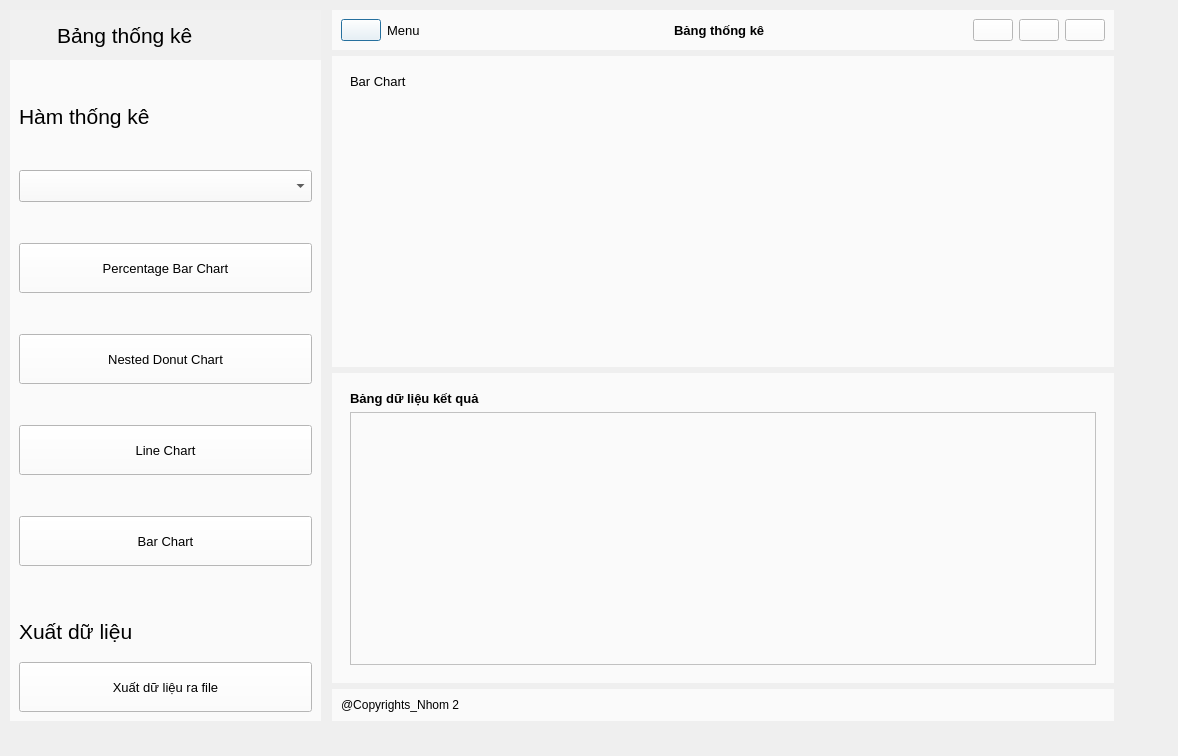
<?xml version="1.0" encoding="UTF-8"?>
<ui version="4.0">
 <class>Dialog</class>
 <widget class="QDialog" name="Dialog">
  <property name="geometry">
   <rect>
    <x>0</x>
    <y>0</y>
    <width>1178</width>
    <height>756</height>
   </rect>
  </property>
  <property name="windowTitle">
   <string>Dialog</string>
  </property>
  <widget class="QFrame" name="frame_2">
   <property name="geometry">
    <rect>
     <x>323</x>
     <y>10</y>
     <width>791</width>
     <height>711</height>
    </rect>
   </property>
   <property name="frameShape">
    <enum>QFrame::NoFrame</enum>
   </property>
   <layout class="QVBoxLayout" name="verticalLayout_6">
    <property name="topMargin">
     <number>0</number>
    </property>
    <property name="rightMargin">
     <number>0</number>
    </property>
    <property name="bottomMargin">
     <number>0</number>
    </property>
    <item>
     <widget class="QFrame" name="frame_7">
      <property name="sizePolicy">
       <sizepolicy hsizetype="Preferred" vsizetype="Fixed">
        <horstretch>0</horstretch>
        <verstretch>0</verstretch>
       </sizepolicy>
      </property>
      <property name="styleSheet">
       <string notr="true">background-color: rgb(250, 250, 250);</string>
      </property>
      <property name="frameShape">
       <enum>QFrame::NoFrame</enum>
      </property>
      <layout class="QHBoxLayout" name="horizontalLayout">
       <property name="spacing">
        <number>0</number>
       </property>
       <property name="leftMargin">
        <number>0</number>
       </property>
       <property name="topMargin">
        <number>0</number>
       </property>
       <property name="rightMargin">
        <number>0</number>
       </property>
       <property name="bottomMargin">
        <number>0</number>
       </property>
       <item>
        <widget class="QFrame" name="header_frame">
         <property name="frameShape">
          <enum>QFrame::NoFrame</enum>
         </property>
         <layout class="QHBoxLayout" name="horizontalLayout_3">
          <item>
           <widget class="QPushButton" name="pushButton">
            <property name="sizePolicy">
             <sizepolicy hsizetype="Maximum" vsizetype="Fixed">
              <horstretch>0</horstretch>
              <verstretch>0</verstretch>
             </sizepolicy>
            </property>
            <property name="styleSheet">
             <string notr="true">background-color: rgb(255, 255, 255);</string>
            </property>
            <property name="text">
             <string/>
            </property>
            <property name="icon">
             <iconset >
              <normaloff>menu.png</normaloff>menu.png</iconset>
            </property>
           </widget>
          </item>
          <item>
           <widget class="QLabel" name="label_3">
            <property name="font">
             <font>
              <family>Segoe UI</family>
              <pointsize>10</pointsize>
             </font>
            </property>
            <property name="text">
             <string>Menu</string>
            </property>
           </widget>
          </item>
          <item>
           <widget class="QLabel" name="label_4">
            <property name="font">
             <font>
              <family>Segoe UI</family>
              <pointsize>10</pointsize>
              <weight>75</weight>
              <bold>true</bold>
             </font>
            </property>
            <property name="text">
             <string>Bảng thống kê</string>
            </property>
           </widget>
          </item>
         </layout>
        </widget>
       </item>
       <item>
        <widget class="QFrame" name="header_nav">
         <property name="sizePolicy">
          <sizepolicy hsizetype="Fixed" vsizetype="Preferred">
           <horstretch>0</horstretch>
           <verstretch>0</verstretch>
          </sizepolicy>
         </property>
         <property name="frameShape">
          <enum>QFrame::NoFrame</enum>
         </property>
         <layout class="QHBoxLayout" name="horizontalLayout_4">
          <item>
           <widget class="QPushButton" name="pushButton_8">
            <property name="sizePolicy">
             <sizepolicy hsizetype="Maximum" vsizetype="Fixed">
              <horstretch>0</horstretch>
              <verstretch>0</verstretch>
             </sizepolicy>
            </property>
            <property name="styleSheet">
             <string notr="true">background-color: rgb(255, 255, 255);</string>
            </property>
            <property name="text">
             <string/>
            </property>
            <property name="icon">
             <iconset >
              <normaloff>minus-sign.png</normaloff>minus-sign.png</iconset>
            </property>
           </widget>
          </item>
          <item>
           <widget class="QPushButton" name="pushButton_2">
            <property name="sizePolicy">
             <sizepolicy hsizetype="Maximum" vsizetype="Fixed">
              <horstretch>0</horstretch>
              <verstretch>0</verstretch>
             </sizepolicy>
            </property>
            <property name="styleSheet">
             <string notr="true">background-color: rgb(255, 255, 255);</string>
            </property>
            <property name="text">
             <string/>
            </property>
            <property name="icon">
             <iconset >
              <normaloff>full-screen.png</normaloff>full-screen.png</iconset>
            </property>
           </widget>
          </item>
          <item>
           <widget class="QPushButton" name="pushButton_9">
            <property name="sizePolicy">
             <sizepolicy hsizetype="Maximum" vsizetype="Fixed">
              <horstretch>0</horstretch>
              <verstretch>0</verstretch>
             </sizepolicy>
            </property>
            <property name="styleSheet">
             <string notr="true">background-color: rgb(255, 255, 255);</string>
            </property>
            <property name="text">
             <string/>
            </property>
            <property name="icon">
             <iconset >
              <normaloff>close.png</normaloff>close.png</iconset>
            </property>
           </widget>
          </item>
         </layout>
        </widget>
       </item>
      </layout>
     </widget>
    </item>
    <item>
     <widget class="QFrame" name="frame_8">
      <property name="frameShape">
       <enum>QFrame::NoFrame</enum>
      </property>
      <layout class="QVBoxLayout" name="verticalLayout_9">
       <property name="spacing">
        <number>0</number>
       </property>
       <property name="leftMargin">
        <number>0</number>
       </property>
       <property name="topMargin">
        <number>0</number>
       </property>
       <property name="rightMargin">
        <number>0</number>
       </property>
       <property name="bottomMargin">
        <number>0</number>
       </property>
       <item>
        <widget class="QStackedWidget" name="stackedWidget">
         <property name="styleSheet">
          <string notr="true">background-color: rgb(250, 250, 250);</string>
         </property>
         <property name="currentIndex">
          <number>3</number>
         </property>
         <widget class="QWidget" name="PercentageChart">
          <layout class="QVBoxLayout" name="verticalLayout_12">
           <item>
            <widget class="QFrame" name="frame_16">
             <property name="frameShape">
              <enum>QFrame::NoFrame</enum>
             </property>
             <layout class="QVBoxLayout" name="verticalLayout_11">
              <item>
               <widget class="QLabel" name="label_6">
                <property name="text">
                 <string>Percentage Bar Chart</string>
                </property>
               </widget>
              </item>
             </layout>
            </widget>
           </item>
           <item>
            <widget class="QFrame" name="frame_17">
             <property name="sizePolicy">
              <sizepolicy hsizetype="Preferred" vsizetype="Expanding">
               <horstretch>0</horstretch>
               <verstretch>0</verstretch>
              </sizepolicy>
             </property>
             <property name="frameShape">
              <enum>QFrame::NoFrame</enum>
             </property>
             <layout class="QGridLayout" name="gridLayout"/>
            </widget>
           </item>
          </layout>
         </widget>
         <widget class="QWidget" name="NestedChart">
          <layout class="QVBoxLayout" name="verticalLayout_14">
           <item>
            <widget class="QFrame" name="frame_18">
             <property name="frameShape">
              <enum>QFrame::NoFrame</enum>
             </property>
             <layout class="QVBoxLayout" name="verticalLayout_13">
              <item>
               <widget class="QLabel" name="label_7">
                <property name="text">
                 <string>Nested Donut Chart</string>
                </property>
               </widget>
              </item>
             </layout>
            </widget>
           </item>
           <item>
            <widget class="QFrame" name="frame_19">
             <property name="sizePolicy">
              <sizepolicy hsizetype="Preferred" vsizetype="Expanding">
               <horstretch>0</horstretch>
               <verstretch>0</verstretch>
              </sizepolicy>
             </property>
             <property name="frameShape">
              <enum>QFrame::NoFrame</enum>
             </property>
             <layout class="QGridLayout" name="gridLayout_2"/>
            </widget>
           </item>
          </layout>
         </widget>
         <widget class="QWidget" name="LineChart">
          <layout class="QVBoxLayout" name="verticalLayout_16">
           <item>
            <widget class="QFrame" name="frame_20">
             <property name="frameShape">
              <enum>QFrame::NoFrame</enum>
             </property>
             <layout class="QVBoxLayout" name="verticalLayout_15">
              <item>
               <widget class="QLabel" name="label_8">
                <property name="text">
                 <string>Line Chart</string>
                </property>
               </widget>
              </item>
             </layout>
            </widget>
           </item>
           <item>
            <widget class="QFrame" name="frame_21">
             <property name="sizePolicy">
              <sizepolicy hsizetype="Preferred" vsizetype="Expanding">
               <horstretch>0</horstretch>
               <verstretch>0</verstretch>
              </sizepolicy>
             </property>
             <property name="frameShape">
              <enum>QFrame::NoFrame</enum>
             </property>
             <layout class="QGridLayout" name="gridLayout_3"/>
            </widget>
           </item>
          </layout>
         </widget>
         <widget class="QWidget" name="BarChart">
          <layout class="QVBoxLayout" name="verticalLayout_18">
           <item>
            <widget class="QFrame" name="frame_22">
             <property name="frameShape">
              <enum>QFrame::NoFrame</enum>
             </property>
             <layout class="QVBoxLayout" name="verticalLayout_17">
              <item>
               <widget class="QLabel" name="label_9">
                <property name="sizePolicy">
                 <sizepolicy hsizetype="Fixed" vsizetype="Fixed">
                  <horstretch>0</horstretch>
                  <verstretch>0</verstretch>
                 </sizepolicy>
                </property>
                <property name="font">
                 <font>
                  <family>Segoe UI</family>
                  <pointsize>10</pointsize>
                 </font>
                </property>
                <property name="text">
                 <string>Bar Chart</string>
                </property>
               </widget>
              </item>
              <item>
               <widget class="QFrame" name="frame_24">
                <property name="sizePolicy">
                 <sizepolicy hsizetype="Preferred" vsizetype="Expanding">
                  <horstretch>0</horstretch>
                  <verstretch>0</verstretch>
                 </sizepolicy>
                </property>
                <property name="frameShape">
                 <enum>QFrame::NoFrame</enum>
                </property>
               </widget>
              </item>
             </layout>
            </widget>
           </item>
          </layout>
         </widget>
        </widget>
       </item>
      </layout>
     </widget>
    </item>
    <item>
     <widget class="QFrame" name="frame_13">
      <property name="styleSheet">
       <string notr="true">background-color: rgb(250, 250, 250);</string>
      </property>
      <property name="frameShape">
       <enum>QFrame::NoFrame</enum>
      </property>
      <layout class="QVBoxLayout" name="verticalLayout_10">
       <item>
        <widget class="QFrame" name="frame_23">
         <property name="sizePolicy">
          <sizepolicy hsizetype="Preferred" vsizetype="Expanding">
           <horstretch>0</horstretch>
           <verstretch>0</verstretch>
          </sizepolicy>
         </property>
         <property name="frameShape">
          <enum>QFrame::NoFrame</enum>
         </property>
         <layout class="QGridLayout" name="gridLayout_4">
          <item row="0" column="0">
           <widget class="QLabel" name="label_11">
            <property name="font">
             <font>
              <family>Segoe UI</family>
              <pointsize>10</pointsize>
              <weight>75</weight>
              <bold>true</bold>
             </font>
            </property>
            <property name="text">
             <string>Bảng dữ liệu kết quả</string>
            </property>
           </widget>
          </item>
          <item row="1" column="0">
           <widget class="QTableWidget" name="tableWidget_3"/>
          </item>
         </layout>
        </widget>
       </item>
      </layout>
     </widget>
    </item>
    <item>
     <widget class="QFrame" name="frame_9">
      <property name="sizePolicy">
       <sizepolicy hsizetype="Preferred" vsizetype="Fixed">
        <horstretch>0</horstretch>
        <verstretch>0</verstretch>
       </sizepolicy>
      </property>
      <property name="styleSheet">
       <string notr="true">background-color: rgb(250, 250, 250);</string>
      </property>
      <property name="frameShape">
       <enum>QFrame::NoFrame</enum>
      </property>
      <layout class="QHBoxLayout" name="horizontalLayout_5">
       <property name="spacing">
        <number>0</number>
       </property>
       <property name="leftMargin">
        <number>0</number>
       </property>
       <property name="topMargin">
        <number>0</number>
       </property>
       <property name="rightMargin">
        <number>0</number>
       </property>
       <property name="bottomMargin">
        <number>0</number>
       </property>
       <item>
        <widget class="QFrame" name="frame_14">
         <property name="sizePolicy">
          <sizepolicy hsizetype="Preferred" vsizetype="Fixed">
           <horstretch>0</horstretch>
           <verstretch>0</verstretch>
          </sizepolicy>
         </property>
         <property name="frameShape">
          <enum>QFrame::NoFrame</enum>
         </property>
         <layout class="QVBoxLayout" name="verticalLayout_8">
          <item>
           <widget class="QLabel" name="label_5">
            <property name="sizePolicy">
             <sizepolicy hsizetype="Preferred" vsizetype="Fixed">
              <horstretch>0</horstretch>
              <verstretch>0</verstretch>
             </sizepolicy>
            </property>
            <property name="text">
             <string>@Copyrights_Nhom 2</string>
            </property>
           </widget>
          </item>
         </layout>
        </widget>
       </item>
      </layout>
     </widget>
    </item>
   </layout>
  </widget>
  <widget class="QWidget" name="Left_menu_widget" native="true">
   <property name="geometry">
    <rect>
     <x>10</x>
     <y>10</y>
     <width>311</width>
     <height>711</height>
    </rect>
   </property>
   <property name="sizePolicy">
    <sizepolicy hsizetype="Maximum" vsizetype="Preferred">
     <horstretch>0</horstretch>
     <verstretch>0</verstretch>
    </sizepolicy>
   </property>
   <property name="autoFillBackground">
    <bool>false</bool>
   </property>
   <property name="styleSheet">
    <string notr="true">background-color: rgb(250, 250, 250);</string>
   </property>
   <layout class="QVBoxLayout" name="verticalLayout">
    <property name="spacing">
     <number>0</number>
    </property>
    <property name="leftMargin">
     <number>0</number>
    </property>
    <property name="topMargin">
     <number>0</number>
    </property>
    <property name="rightMargin">
     <number>0</number>
    </property>
    <property name="bottomMargin">
     <number>0</number>
    </property>
    <item>
     <widget class="QFrame" name="frame_3">
      <property name="styleSheet">
       <string notr="true">background-color: rgb(241, 241, 241);</string>
      </property>
      <property name="frameShape">
       <enum>QFrame::NoFrame</enum>
      </property>
      <layout class="QHBoxLayout" name="horizontalLayout_6">
       <item>
        <widget class="QLabel" name="label_10">
         <property name="minimumSize">
          <size>
           <width>32</width>
           <height>32</height>
          </size>
         </property>
         <property name="maximumSize">
          <size>
           <width>32</width>
           <height>32</height>
          </size>
         </property>
         <property name="text">
          <string/>
         </property>
         <property name="pixmap">
          <pixmap >dashboard.png</pixmap>
         </property>
         <property name="scaledContents">
          <bool>true</bool>
         </property>
         <property name="wordWrap">
          <bool>true</bool>
         </property>
        </widget>
       </item>
       <item>
        <widget class="QLabel" name="label">
         <property name="font">
          <font>
           <pointsize>16</pointsize>
          </font>
         </property>
         <property name="text">
          <string>Bảng thống kê</string>
         </property>
        </widget>
       </item>
      </layout>
     </widget>
    </item>
    <item>
     <widget class="QFrame" name="frame_4">
      <property name="sizePolicy">
       <sizepolicy hsizetype="Preferred" vsizetype="Expanding">
        <horstretch>0</horstretch>
        <verstretch>0</verstretch>
       </sizepolicy>
      </property>
      <property name="frameShape">
       <enum>QFrame::NoFrame</enum>
      </property>
      <layout class="QVBoxLayout" name="verticalLayout_3">
       <item>
        <widget class="QLabel" name="label_12">
         <property name="sizePolicy">
          <sizepolicy hsizetype="Preferred" vsizetype="Fixed">
           <horstretch>0</horstretch>
           <verstretch>0</verstretch>
          </sizepolicy>
         </property>
         <property name="font">
          <font>
           <pointsize>16</pointsize>
          </font>
         </property>
         <property name="text">
          <string>Hàm thống kê</string>
         </property>
        </widget>
       </item>
       <item>
        <widget class="QComboBox" name="comboBox">
         <property name="minimumSize">
          <size>
           <width>32</width>
           <height>32</height>
          </size>
         </property>
        </widget>
       </item>
       <item>
        <widget class="QPushButton" name="pushButton_3">
         <property name="sizePolicy">
          <sizepolicy hsizetype="Minimum" vsizetype="Ignored">
           <horstretch>0</horstretch>
           <verstretch>0</verstretch>
          </sizepolicy>
         </property>
         <property name="maximumSize">
          <size>
           <width>16777215</width>
           <height>50</height>
          </size>
         </property>
         <property name="font">
          <font>
           <family>Segoe UI</family>
           <pointsize>10</pointsize>
          </font>
         </property>
         <property name="styleSheet">
          <string notr="true">background-color: rgb(255, 255, 255);</string>
         </property>
         <property name="text">
          <string>Percentage Bar Chart</string>
         </property>
         <property name="icon">
          <iconset >
           <normaloff>interest-rate.png</normaloff>interest-rate.png</iconset>
         </property>
         <property name="iconSize">
          <size>
           <width>32</width>
           <height>32</height>
          </size>
         </property>
        </widget>
       </item>
       <item>
        <widget class="QPushButton" name="pushButton_6">
         <property name="sizePolicy">
          <sizepolicy hsizetype="Minimum" vsizetype="Ignored">
           <horstretch>0</horstretch>
           <verstretch>0</verstretch>
          </sizepolicy>
         </property>
         <property name="maximumSize">
          <size>
           <width>16777215</width>
           <height>50</height>
          </size>
         </property>
         <property name="font">
          <font>
           <family>Segoe UI</family>
           <pointsize>10</pointsize>
          </font>
         </property>
         <property name="styleSheet">
          <string notr="true">background-color: rgb(255, 255, 255);</string>
         </property>
         <property name="text">
          <string>Nested Donut Chart</string>
         </property>
         <property name="icon">
          <iconset >
           <normaloff>pie-chart.png</normaloff>pie-chart.png</iconset>
         </property>
         <property name="iconSize">
          <size>
           <width>32</width>
           <height>32</height>
          </size>
         </property>
        </widget>
       </item>
       <item>
        <widget class="QPushButton" name="pushButton_7">
         <property name="sizePolicy">
          <sizepolicy hsizetype="Minimum" vsizetype="Ignored">
           <horstretch>0</horstretch>
           <verstretch>0</verstretch>
          </sizepolicy>
         </property>
         <property name="maximumSize">
          <size>
           <width>16777215</width>
           <height>50</height>
          </size>
         </property>
         <property name="font">
          <font>
           <family>Segoe UI</family>
           <pointsize>10</pointsize>
          </font>
         </property>
         <property name="styleSheet">
          <string notr="true">background-color: rgb(255, 255, 255);</string>
         </property>
         <property name="text">
          <string>Line Chart</string>
         </property>
         <property name="icon">
          <iconset >
           <normaloff>line-chart.png</normaloff>line-chart.png</iconset>
         </property>
         <property name="iconSize">
          <size>
           <width>32</width>
           <height>32</height>
          </size>
         </property>
        </widget>
       </item>
       <item>
        <widget class="QPushButton" name="pushButton_4">
         <property name="sizePolicy">
          <sizepolicy hsizetype="Minimum" vsizetype="Ignored">
           <horstretch>0</horstretch>
           <verstretch>0</verstretch>
          </sizepolicy>
         </property>
         <property name="maximumSize">
          <size>
           <width>16777215</width>
           <height>50</height>
          </size>
         </property>
         <property name="font">
          <font>
           <family>Segoe UI</family>
           <pointsize>10</pointsize>
          </font>
         </property>
         <property name="styleSheet">
          <string notr="true">background-color: rgb(255, 255, 255);</string>
         </property>
         <property name="text">
          <string>Bar Chart</string>
         </property>
         <property name="icon">
          <iconset >
           <normaloff>bar-chart2.png</normaloff>bar-chart2.png</iconset>
         </property>
         <property name="iconSize">
          <size>
           <width>32</width>
           <height>32</height>
          </size>
         </property>
        </widget>
       </item>
      </layout>
     </widget>
    </item>
    <item>
     <widget class="QFrame" name="frame_5">
      <property name="frameShape">
       <enum>QFrame::NoFrame</enum>
      </property>
      <layout class="QVBoxLayout" name="verticalLayout_4">
       <item>
        <widget class="QLabel" name="label_2">
         <property name="font">
          <font>
           <pointsize>16</pointsize>
          </font>
         </property>
         <property name="text">
          <string>Xuất dữ liệu</string>
         </property>
        </widget>
       </item>
      </layout>
     </widget>
    </item>
    <item>
     <widget class="QFrame" name="frame_6">
      <property name="sizePolicy">
       <sizepolicy hsizetype="Preferred" vsizetype="Preferred">
        <horstretch>0</horstretch>
        <verstretch>0</verstretch>
       </sizepolicy>
      </property>
      <property name="minimumSize">
       <size>
        <width>0</width>
        <height>0</height>
       </size>
      </property>
      <property name="frameShape">
       <enum>QFrame::NoFrame</enum>
      </property>
      <layout class="QVBoxLayout" name="verticalLayout_5">
       <item>
        <widget class="QPushButton" name="pushButton_5">
         <property name="sizePolicy">
          <sizepolicy hsizetype="Minimum" vsizetype="Preferred">
           <horstretch>0</horstretch>
           <verstretch>0</verstretch>
          </sizepolicy>
         </property>
         <property name="minimumSize">
          <size>
           <width>0</width>
           <height>50</height>
          </size>
         </property>
         <property name="font">
          <font>
           <family>Segoe UI</family>
           <pointsize>10</pointsize>
          </font>
         </property>
         <property name="styleSheet">
          <string notr="true">background-color: rgb(255, 255, 255);</string>
         </property>
         <property name="text">
          <string>Xuất dữ liệu ra file</string>
         </property>
         <property name="icon">
          <iconset >
           <normaloff>excel.png</normaloff>excel.png</iconset>
         </property>
         <property name="iconSize">
          <size>
           <width>32</width>
           <height>32</height>
          </size>
         </property>
        </widget>
       </item>
      </layout>
     </widget>
    </item>
   </layout>
  </widget>
 </widget>
 <resources/>
 <connections/>
</ui>
